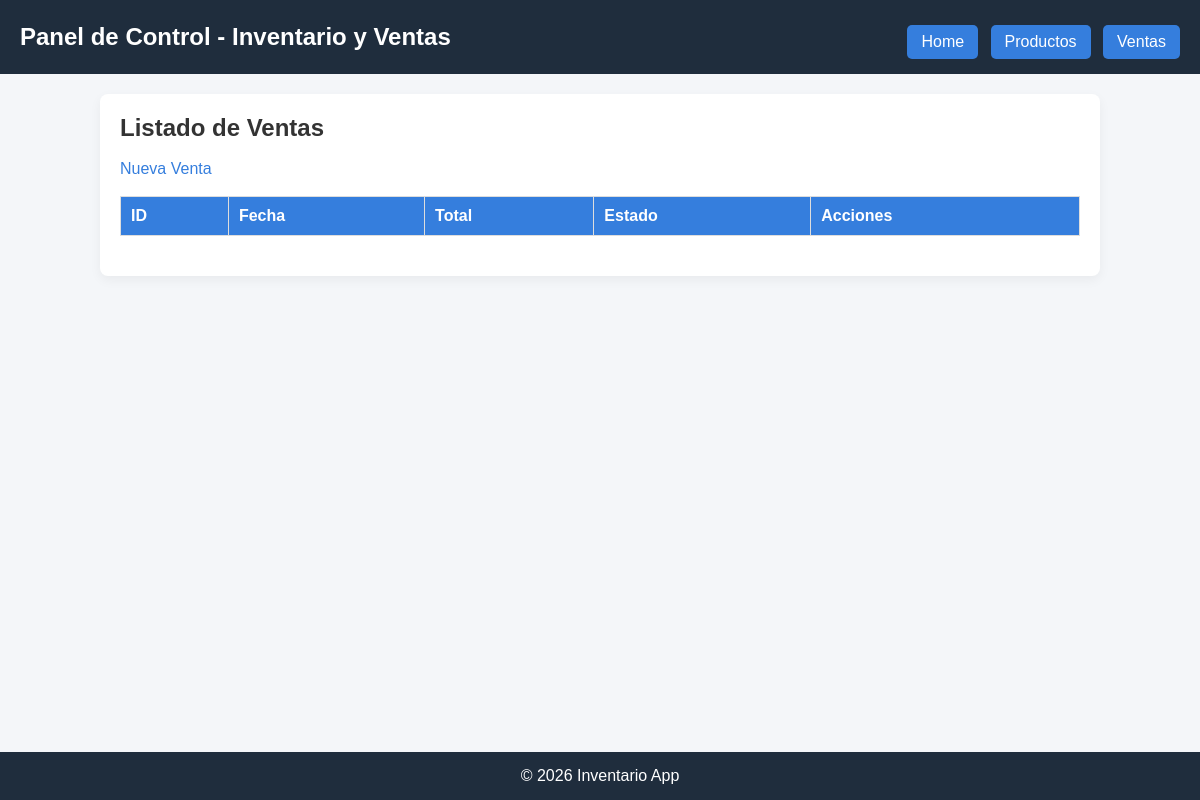
The page /index.php?modulo=ventas_listar on the database as committed earlier.
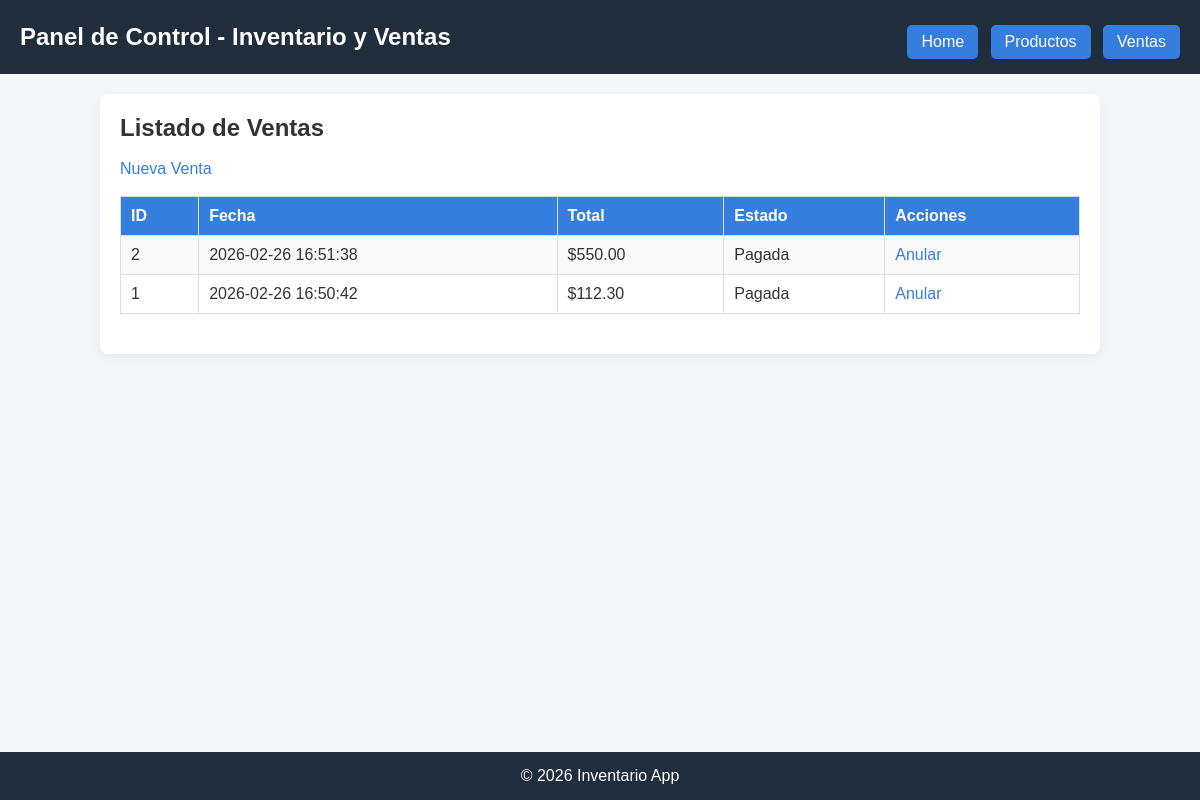
The same page on the database as committed later.
### tables this page shows
CREATE TABLE `ventas` (
  `id` int NOT NULL,
  `fecha` datetime NOT NULL DEFAULT CURRENT_TIMESTAMP,
  `total` decimal(10,2) NOT NULL,
  `estado` enum('Pendiente','Pagada','Anulada') DEFAULT 'Pendiente'
);

### models/venta.php (called while the page is built, shortened)
<?php
class Venta {
    private $conn;
    public function __construct($conexion) {
        $this->conn = $conexion;
    }
    public function obtenerTodas() {
        $sql = "SELECT * FROM ventas ORDER BY id DESC";
        $stmt = $this->conn->prepare($sql);
        $stmt->execute();
        return $stmt->fetchAll(PDO::FETCH_ASSOC);
    }
}
?>

### public/ventas_listar.php (the view, shortened to what this page needs)
<?php
require_once '../models/venta.php';
$db = new Database();
$conexion = $db->conectar();
$ventaModel = new Venta($conexion);
$ventas = $ventaModel->obtenerTodas();
?>
<h2>Listado de Ventas</h2>
<br>
<a href="index.php?modulo=ventas_crear">Nueva Venta</a>
<br><br>
<table border="1">
<tr>
    <th>ID</th>
    <th>Fecha</th>
    <th>Total</th>
    <th>Estado</th>
    <th>Acciones</th>
</tr>
<?php foreach ($ventas as $v): ?>
<tr>
    <td><?= $v['id'] ?></td>
    <td><?= $v['fecha'] ?></td>
    <td>$<?= $v['total'] ?></td>
    <td><?= $v['estado'] ?></td>
    <td>
        <?php if ($v['estado'] !== 'Anulada'): ?>
            <a href="ventas_anular.php?id=<?= $v['id'] ?>"
               onclick="return confirm('¿Seguro que deseas anular esta venta?')">
               Anular
            </a>
        <?php else: ?>
            —
        <?php endif; ?>
    </td>
</tr>
<?php endforeach; ?>
</table>

Rows that differ between the two databases and show on the page:
added ventas: id "2", fecha "2026-02-26 16:51:38", total "550.00", estado "Pagada"
added ventas: id "1", fecha "2026-02-26 16:50:42", total "112.30", estado "Pagada"
